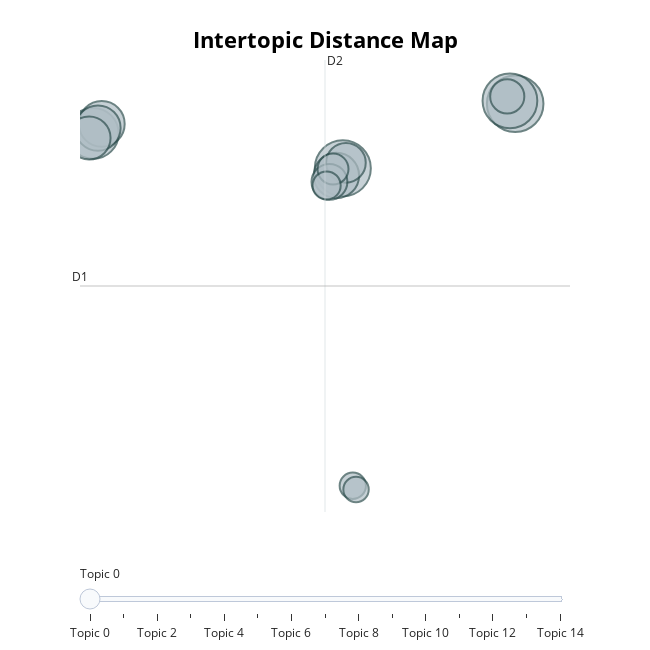

The notebook cell this image was saved under:
### Code cell
topic_model_kmeans.visualize_barchart(top_n_topics=15)
topic_model_kmeans.visualize_topics()

### Figure 1 — Plotly figure (JSON) as saved in the notebook; plotly's stock layout.template omitted (floating-point values rounded to 4 significant figures)
{"data": [{"customdata": [[0, "01 | dukung | pilih | amin | buzzer", 3525], [1, "01 | dukung | orang | pilih | pasang", 3463], [2, "01 | dukung | pasang | pilih | banget", 3304], [3, "anies | baswedan | imin | cak | rasyid", 2851], [4, "presiden | anies | pilih | calon | baswedan", 2314], [5, "01 | kampanye | dukung | kerja | orang", 2271], [6, "anies | indonesia | imin | cak | baswedan", 2269], [7, "cak | imin | anies | banget | gibran", 2033], [8, "kayak | suara | 01 | indonesia | pintar", 1730], [9, "presiden | calon | wakil | 01 | pilih", 1416], [10, "menang | 01 | survei | gara | amin", 1286], [11, "video | program | 01 | twitter | media", 1056], [12, "politik | demokrasi | partai | 01 | demokrat", 871], [13, "debat | calon | 01 | presiden | strategi", 762], [14, "debat | cak | imin | presiden | anies", 710]], "hovertemplate": "<b>Topic %{customdata[0]}</b><br>%{customdata[1]}<br>Size: %{customdata[2]}", "legendgroup": "", "marker": {"color": "#B0BEC5", "line": {"color": "DarkSlateGrey", "width": 2}, "size": [3525, 3463, 3304, 2851, 2314, 2271, 2269, 2033, 1730, 1416, 1286, 1056, 871, 762, 710], "sizemode": "area", "sizeref": 2.203, "symbol": "circle"}, "mode": "markers", "name": "", "orientation": "v", "showlegend": false, "type": "scatter", "x": [27.52, 14.54, 27.13, -4.254, -3.607, 14.06, -3.895, -4.561, 14.78, 13.54, 26.92, 13.8, 13.32, 15.29, 15.54], "xaxis": "x", "y": [15.58, 11.31, 15.78, 13.62, 14.25, 10.83, 13.97, 13.32, 11.67, 10.41, 16.07, 11.26, 10.17, -9.711, -9.957], "yaxis": "y"}], "layout": {"annotations": [{"showarrow": false, "text": "D1", "x": -5.245, "y": 3.515, "yshift": 10}, {"showarrow": false, "text": "D2", "x": 13.2, "xshift": 10, "y": 18.48}], "height": 650, "hoverlabel": {"bgcolor": "white", "font": {"family": "Rockwell", "size": 16}}, "legend": {"itemsizing": "constant", "tracegroupgap": 0}, "margin": {"t": 60}, "shapes": [{"line": {"color": "#CFD8DC", "width": 2}, "type": "line", "x0": 13.2, "x1": 13.2, "y0": -11.45, "y1": 18.48}, {"line": {"color": "#9E9E9E", "width": 2}, "type": "line", "x0": -5.245, "x1": 31.65, "y0": 3.515, "y1": 3.515}], "sliders": [{"active": 0, "pad": {"t": 50}, "steps": [{"args": [{"marker.color": [["red", "#B0BEC5", "#B0BEC5", "#B0BEC5", "#B0BEC5", "#B0BEC5", "#B0BEC5", "#B0BEC5", "#B0BEC5", "#B0BEC5", "#B0BEC5", "#B0BEC5", "#B0BEC5", "#B0BEC5", "#B0BEC5"]]}], "label": "Topic 0", "method": "update"}, {"args": [{"marker.color": [["#B0BEC5", "red", "#B0BEC5", "#B0BEC5", "#B0BEC5", "#B0BEC5", "#B0BEC5", "#B0BEC5", "#B0BEC5", "#B0BEC5", "#B0BEC5", "#B0BEC5", "#B0BEC5", "#B0BEC5", "#B0BEC5"]]}], "label": "Topic 1", "method": "update"}, {"args": [{"marker.color": [["#B0BEC5", "#B0BEC5", "red", "#B0BEC5", "#B0BEC5", "#B0BEC5", "#B0BEC5", "#B0BEC5", "#B0BEC5", "#B0BEC5", "#B0BEC5", "#B0BEC5", "#B0BEC5", "#B0BEC5", "#B0BEC5"]]}], "label": "Topic 2", "method": "update"}, {"args": [{"marker.color": [["#B0BEC5", "#B0BEC5", "#B0BEC5", "red", "#B0BEC5", "#B0BEC5", "#B0BEC5", "#B0BEC5", "#B0BEC5", "#B0BEC5", "#B0BEC5", "#B0BEC5", "#B0BEC5", "#B0BEC5", "#B0BEC5"]]}], "label": "Topic 3", "method": "update"}, {"args": [{"marker.color": [["#B0BEC5", "#B0BEC5", "#B0BEC5", "#B0BEC5", "red", "#B0BEC5", "#B0BEC5", "#B0BEC5", "#B0BEC5", "#B0BEC5", "#B0BEC5", "#B0BEC5", "#B0BEC5", "#B0BEC5", "#B0BEC5"]]}], "label": "Topic 4", "method": "update"}, {"args": [{"marker.color": [["#B0BEC5", "#B0BEC5", "#B0BEC5", "#B0BEC5", "#B0BEC5", "red", "#B0BEC5", "#B0BEC5", "#B0BEC5", "#B0BEC5", "#B0BEC5", "#B0BEC5", "#B0BEC5", "#B0BEC5", "#B0BEC5"]]}], "label": "Topic 5", "method": "update"}, {"args": [{"marker.color": [["#B0BEC5", "#B0BEC5", "#B0BEC5", "#B0BEC5", "#B0BEC5", "#B0BEC5", "red", "#B0BEC5", "#B0BEC5", "#B0BEC5", "#B0BEC5", "#B0BEC5", "#B0BEC5", "#B0BEC5", "#B0BEC5"]]}], "label": "Topic 6", "method": "update"}, {"args": [{"marker.color": [["#B0BEC5", "#B0BEC5", "#B0BEC5", "#B0BEC5", "#B0BEC5", "#B0BEC5", "#B0BEC5", "red", "#B0BEC5", "#B0BEC5", "#B0BEC5", "#B0BEC5", "#B0BEC5", "#B0BEC5", "#B0BEC5"]]}], "label": "Topic 7", "method": "update"}, {"args": [{"marker.color": [["#B0BEC5", "#B0BEC5", "#B0BEC5", "#B0BEC5", "#B0BEC5", "#B0BEC5", "#B0BEC5", "#B0BEC5", "red", "#B0BEC5", "#B0BEC5", "#B0BEC5", "#B0BEC5", "#B0BEC5", "#B0BEC5"]]}], "label": "Topic 8", "method": "update"}, {"args": [{"marker.color": [["#B0BEC5", "#B0BEC5", "#B0BEC5", "#B0BEC5", "#B0BEC5", "#B0BEC5", "#B0BEC5", "#B0BEC5", "#B0BEC5", "red", "#B0BEC5", "#B0BEC5", "#B0BEC5", "#B0BEC5", "#B0BEC5"]]}], "label": "Topic 9", "method": "update"}, {"args": [{"marker.color": [["#B0BEC5", "#B0BEC5", "#B0BEC5", "#B0BEC5", "#B0BEC5", "#B0BEC5", "#B0BEC5", "#B0BEC5", "#B0BEC5", "#B0BEC5", "red", "#B0BEC5", "#B0BEC5", "#B0BEC5", "#B0BEC5"]]}], "label": "Topic 10", "method": "update"}, {"args": [{"marker.color": [["#B0BEC5", "#B0BEC5", "#B0BEC5", "#B0BEC5", "#B0BEC5", "#B0BEC5", "#B0BEC5", "#B0BEC5", "#B0BEC5", "#B0BEC5", "#B0BEC5", "red", "#B0BEC5", "#B0BEC5", "#B0BEC5"]]}], "label": "Topic 11", "method": "update"}, {"args": [{"marker.color": [["#B0BEC5", "#B0BEC5", "#B0BEC5", "#B0BEC5", "#B0BEC5", "#B0BEC5", "#B0BEC5", "#B0BEC5", "#B0BEC5", "#B0BEC5", "#B0BEC5", "#B0BEC5", "red", "#B0BEC5", "#B0BEC5"]]}], "label": "Topic 12", "method": "update"}, {"args": [{"marker.color": [["#B0BEC5", "#B0BEC5", "#B0BEC5", "#B0BEC5", "#B0BEC5", "#B0BEC5", "#B0BEC5", "#B0BEC5", "#B0BEC5", "#B0BEC5", "#B0BEC5", "#B0BEC5", "#B0BEC5", "red", "#B0BEC5"]]}], "label": "Topic 13", "method": "update"}, {"args": [{"marker.color": [["#B0BEC5", "#B0BEC5", "#B0BEC5", "#B0BEC5", "#B0BEC5", "#B0BEC5", "#B0BEC5", "#B0BEC5", "#B0BEC5", "#B0BEC5", "#B0BEC5", "#B0BEC5", "#B0BEC5", "#B0BEC5", "red"]]}], "label": "Topic 14", "method": "update"}]}], "title": {"font": {"color": "Black", "size": 22}, "text": "<b>Intertopic Distance Map</b>", "x": 0.5, "xanchor": "center", "y": 0.95, "yanchor": "top"}, "width": 650, "xaxis": {"anchor": "y", "domain": [0, 1], "range": [-5.245, 31.65], "title": {"text": ""}, "visible": false}, "yaxis": {"anchor": "x", "domain": [0, 1], "range": [-11.45, 18.48], "title": {"text": ""}, "visible": false}}}
